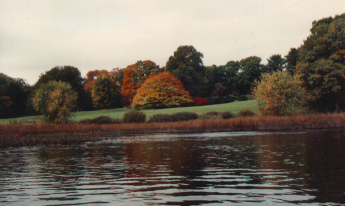
#> input picture images/autumn.tif, 345 x 206 px, found by its file name
$ python hist_partial_img.py
#> lines starting #> are read from the running program, lines starting #| are printed output that depends on the picture
# -*- coding: utf-8 -*-
"""
Created on Tue Jan 17 11:00:03 2017

@author: vbhaumik
"""
import cv2
import numpy as np
from matplotlib import pyplot as plt
img = cv2.imread('images/autumn.tif',0)
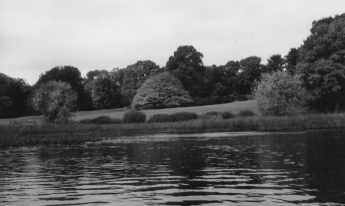
#> img: shape (206, 345); min 19, max 239, mean 111.7

# create a mask
mask = np.zeros(img.shape[:2], np.uint8)
mask[100:200, 100:200] = 255
masked_img = cv2.bitwise_and(img,img,mask = mask)
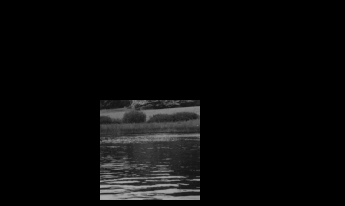
#> masked_img: shape (206, 345); min 0, max 172, mean 9.9

# Calculate histogram with mask and without mask
# Check third argument for mask
hist_full = cv2.calcHist([img],[0],None,[256],[0,256])
#> hist_full = 256 values, max 2190 at index 229, min 0 at index 0, mean 277.6
hist_mask = cv2.calcHist([img],[0],mask,[256],[0,256])
#> hist_mask = 256 values, max 218 at index 50, min 0 at index 0, mean 39.06

plt.subplot(221), plt.imshow(img, 'gray'), plt.xticks([]), plt.yticks([])
plt.subplot(222), plt.imshow(mask,'gray') ,plt.xticks([]), plt.yticks([])
plt.subplot(223), plt.imshow(masked_img, 'gray'), plt.xticks([]), plt.yticks([])
plt.subplot(224), plt.plot(hist_full), plt.plot(hist_mask), plt.xticks([]), plt.yticks([])
plt.xlim([0,256])

plt.show()
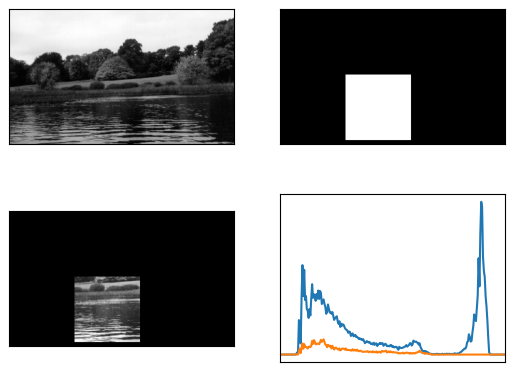
#> figure drawn by matplotlib, 4 panels

$ run again, with images/AT3_1m4_01.tif copied over images/autumn.tif
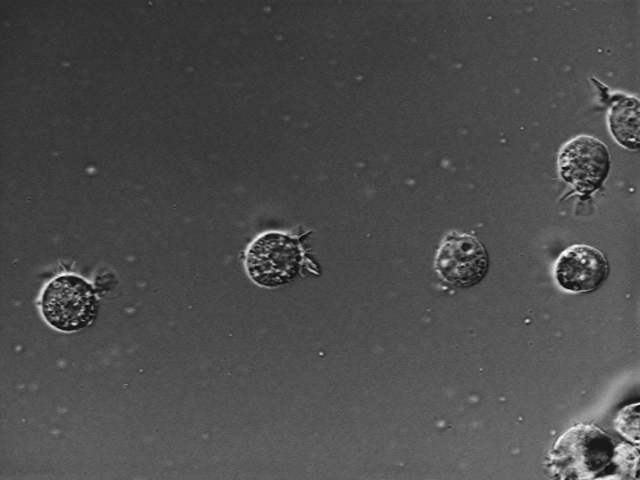
#> input picture images/AT3_1m4_01.tif, 640 x 480 px, found by its file name
#> img is the input picture: shape (480, 640); min 15, max 254, mean 76.6
#> `masked_img = cv2.bitwise_and(img,img,mask = mask)`:
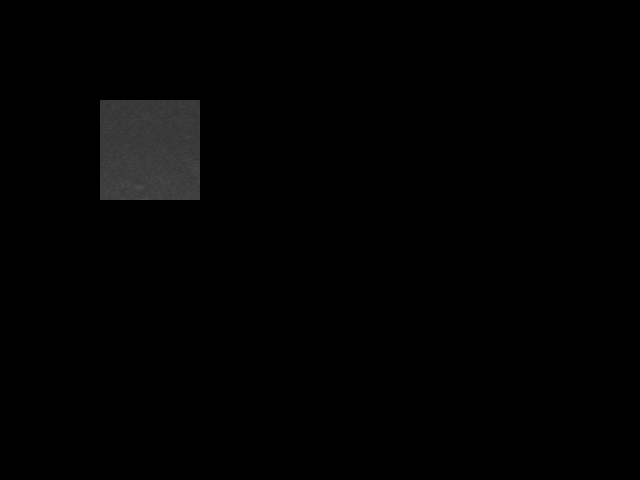
#> masked_img: shape (480, 640); min 0, max 77, mean 1.9
#> hist_full = 256 values, max 7564 at index 73, min 0 at index 0, mean 1200
#> hist_mask = 256 values, max 1137 at index 59, min 0 at index 0, mean 39.06
#> `plt.show()`:
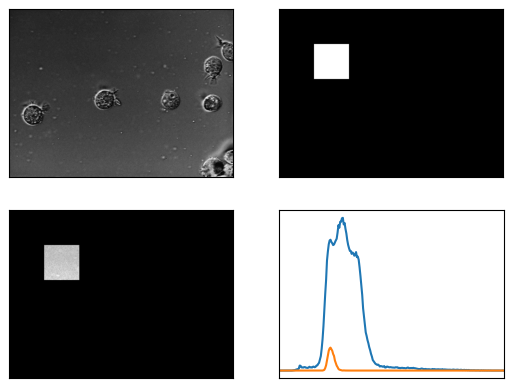
#> figure drawn by matplotlib, 4 panels
